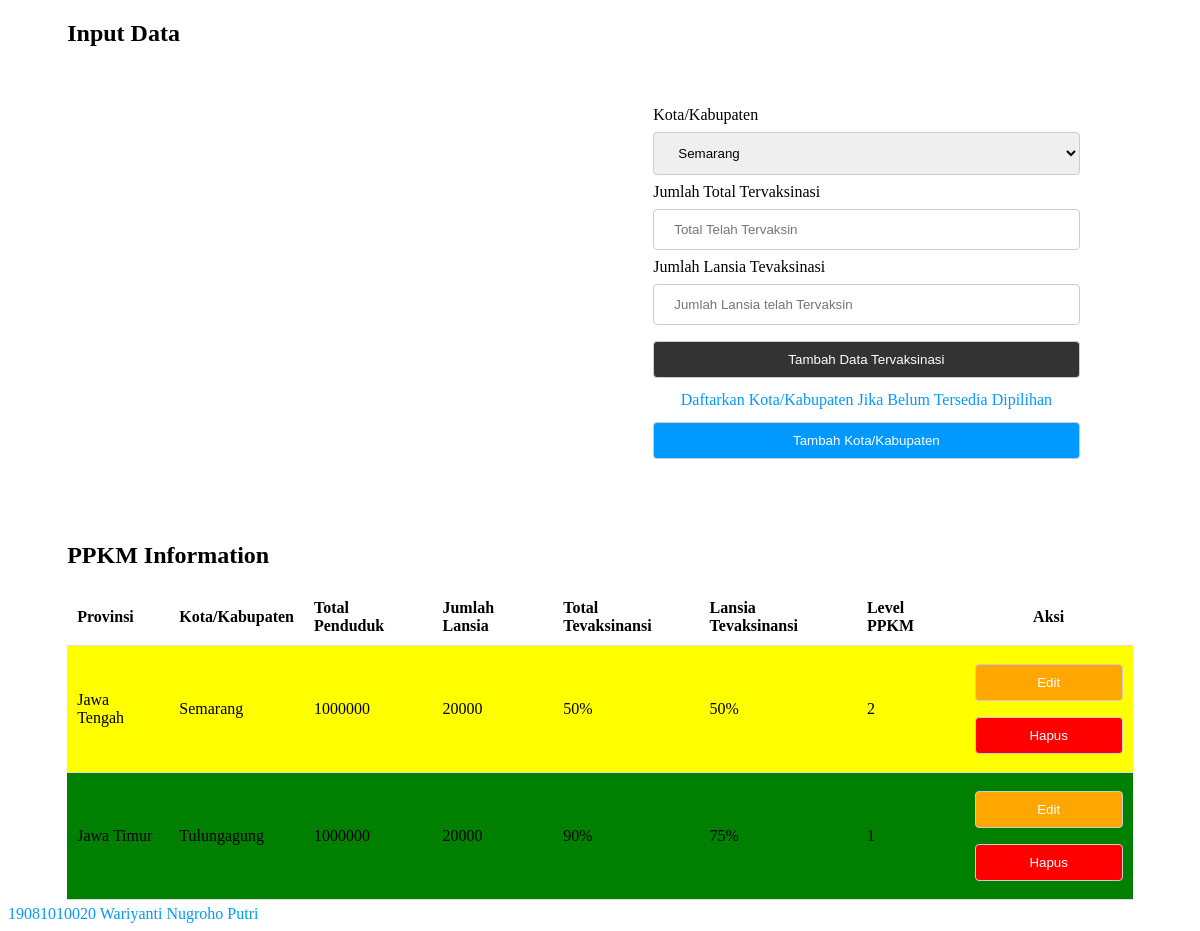
The page / on the database its author committed.
### tables this page shows
CREATE TABLE `kabupaten_kota` (
  `id_kab_kota` int(10) UNSIGNED NOT NULL,
  `id_provinsi` int(10) UNSIGNED NOT NULL,
  `nama_kab_kota` varchar(200) DEFAULT NULL,
  `jml_total_penduduk` double DEFAULT NULL,
  `jml_lansia` double DEFAULT NULL
);

CREATE TABLE `provinsi` (
  `id_provinsi` int(10) UNSIGNED NOT NULL,
  `nama_provinsi` varchar(200) DEFAULT NULL
);

CREATE TABLE `vaksinasi` (
  `id_vaksinasi` int(10) UNSIGNED NOT NULL,
  `id_kab_kota` int(10) UNSIGNED NOT NULL,
  `jml_total_vaksinasi` double DEFAULT NULL,
  `jml_lansia_vaksinasi` double DEFAULT NULL
);

### index.php (the view, shortened to what this page needs)
<?php
include "connection.php";
?>
<!DOCTYPE html>
<html lang="en">
<head>
    <link rel="stylesheet" type="text/css" href="assets/style.css">
</head>
<body>
      <section>
        <div class="container">
            <h2>Input Data</h2>
            <div class="row">
              <div class="column-2">
              </div>
              <div class="column-2">
                <form method="POST">
                  <label>Kota/Kabupaten</label>
                  <select name="kota" id="kota" class="dropdown">
                  <?php
                  $queryDataKota = mysqli_query($connect,"SELECT * FROM kabupaten_kota");
                  while($showDataKota = mysqli_fetch_array($queryDataKota)){
                    $idKota = $showDataKota['id_kab_kota'];
                    $namaKota = $showDataKota['nama_kab_kota'];
                  ?>
                    <option value="<?=$idKota?>"><?= $namaKota;?></option>
                  <?php
                  } ?>
                  </select>
                  <label>Jumlah Total Tervaksinasi</label>
                  <input placeholder="Total Telah Tervaksin" name="totalPendudukTervaksin" type="text">
                  <label>Jumlah Lansia Tevaksinasi</label>
                  <input  placeholder="Jumlah Lansia telah Tervaksin" name="jumlahLansiaTervaksin" type="text">
                  <a href="index.html">
                    <button class="button button1" name="tambahDataTervaksin">Tambah Data Tervaksinasi</button>
                 </a>
                </form>
                <p style="text-align: center;">Daftarkan Kota/Kabupaten Jika Belum Tersedia Dipilihan</p>
                <a href="inputDataKota.php">
                    <button class="button button2" name="tambahProject">Tambah Kota/Kabupaten</button>
                 </a>
              </div>
            </div>
          </div>
      </section>
      <br>
      <br>
      <section>
        <div class="container">
            <h2>PPKM Information</h2>
            <div class="row">
              <table>
                  <tr>
                      <th class="colT-1">Provinsi</th>
                      <th class="colT-1">Kota/Kabupaten</th>
                      <th class="colT-3">Total Penduduk</th>
                      <th class="colT-1">Jumlah Lansia</th>
                      <th class="colT-1">Total Tevaksinansi</th>
                      <th class="colT-1">Lansia Tevaksinansi</th>
                      <th class="colT-1">Level PPKM</th>
                      <th class="colT-1" style="text-align: center;">Aksi</th>
                  </tr>
                  <?php
                  $queryDataVaksinasi = mysqli_query($connect,"SELECT *
                                                              FROM kabupaten_kota
                                                              JOIN provinsi
                                                              ON kabupaten_kota.id_provinsi = provinsi.id_provinsi
                                                              JOIN vaksinasi
                                                              ON vaksinasi.id_kab_kota= kabupaten_kota.id_kab_kota");
                  while($showDataVaksinasi = mysqli_fetch_array($queryDataVaksinasi)){
                    $provinsi = $showDataVaksinasi['nama_provinsi'];
                    $kota = $showDataVaksinasi['nama_kab_kota'];
                    $totalPenduduk = $showDataVaksinasi['jml_total_penduduk'];
                    $jumlahLansia = $showDataVaksinasi['jml_lansia'];
                    $totalVaksinasi = $showDataVaksinasi['jml_total_vaksinasi'];
                    $jumlahLansiaVaksinasi = $showDataVaksinasi['jml_lansia_vaksinasi'];
                    $persenTotalVaksin = $totalVaksinasi / $totalPenduduk * 100;
                    $persenLansiaVaksin = $jumlahLansiaVaksinasi / $jumlahLansia * 100;
                  if($persenTotalVaksin>=50 && $persenTotalVaksin<70 && $persenLansiaVaksin>=40 && $persenLansiaVaksin<60 ){
                  ?>
                  <tr class="kuning">
                      <td class="colT-1"><?= $provinsi?></td>
                      <td class="colT-1"><?= $kota?></td>
                      <td class="colT-3"><?= $totalPenduduk?></td>
                      <td class="colT-3"><?= $jumlahLansia?></td>
                      <td class="colT-3"><?= $persenTotalVaksin?>%</td>
                      <td class="colT-3"><?= $persenLansiaVaksin?>%</td>
                      <td class="colT-3">2</td>
                      <td class="colT-1">
                      <a <?php echo "href='updateDataVaksinasi.php?id_kab_kota=$showDataVaksinasi[id_kab_kota]'";?>><button class="button buttonEdit">Edit</button></a>
                          <a <?php echo "href='deleteProcess.php?id_kab_kota=$showDataVaksinasi[id_kab_kota]'";?>>
                            <button class="button buttonHapus">Hapus</button>
                        </a>
                      </td>
                  </tr>
                  <?php } else if( $persenTotalVaksin>=70 && $persenLansiaVaksin>=60){?>
                    <tr class="hijau">
                      <td class="colT-1"><?= $provinsi?></td>
                      <td class="colT-1"><?= $kota?></td>
                      <td class="colT-3"><?= $totalPenduduk?></td>
                      <td class="colT-3"><?= $jumlahLansia?></td>
                      <td class="colT-3"><?= $persenTotalVaksin?>%</td>
                      <td class="colT-3"><?= $persenLansiaVaksin?>%</td>
                      <td class="colT-3">1</td>
                      <td class="colT-1">
                      <a <?php echo "href='updateDataVaksinasi.php?id_kab_kota=$showDataVaksinasi[id_kab_kota]'";?>><button class="button buttonEdit">Edit</button></a>
                          <a <?php echo "href='deleteProcess.php?id_kab_kota=$showDataVaksinasi[id_kab_kota]'";?>>
                            <button class="button buttonHapus">Hapus</button>
                        </a>
                      </td>
                  </tr>
                  <?php } ?>
                <?php } ?>
              </table>
            </div>
        </div>
    </section>
    <p>19081010020 Wariyanti Nugroho Putri</p>
</body>
</html>

### assets/style.css (style rules this page uses)
a { width: 100%; }
p { color:rgb(0, 153, 255); margin:5px auto; }
.container { width: 90%; margin: auto ; }
.row { display: flex; flex-direction: row; justify-content: space-around; flex-flow: wrap; }
.column-2 { width: 40%; padding:20px; margin-bottom: 0; }
input[type=text] { width: 100%; padding: 12px 20px; margin: 8px 0; display: inline-block; border: 1px solid #ccc; border-radius: 4px; box-sizing: border-box; }
.dropdown { width: 100%; padding: 12px 20px; margin: 8px 0; display: inline-block; border: 1px solid #ccc; border-radius: 4px; box-sizing: border-box; }
.button { width: 100%; padding: 5px 10px; margin: 8px 0; display: inline-block; border: 1px solid #ccc; border-radius: 4px; box-sizing: border-box; }
.button1 { background-color: #333333; padding:10px 20px; color: rgb(255, 255, 255); }
.button2 { background-color: rgb(0, 153, 255); padding:10px 20px; color: rgb(255, 255, 255); }
.buttonEdit { background-color: rgb(255, 166, 0); padding:10px 20px; color: rgb(255, 255, 255); }
.buttonHapus { background-color: rgb(255, 0, 0); padding:10px 20px; color: rgb(255, 255, 255); }
table { border-collapse: collapse; width: 100%; }
th, td { padding: 10px; text-align: left; border-bottom: 1px solid #ddd; }
.colT-1 { max-width: 200px; }
.colT-3 { max-width: 400px; }
.hijau { background-color:green; }
.kuning { background-color:yellow; }

### rows shown on the page
kabupaten_kota: id_provinsi.nama_provinsi "Jawa Tengah", nama_kab_kota "Semarang", jml_total_penduduk "1000000", jml_lansia "20000", jml_total_penduduk.jml_total_vaksinasi "50", jml_lansia.jml_lansia_vaksinasi "50"
kabupaten_kota: id_provinsi.nama_provinsi "Jawa Timur", nama_kab_kota "Tulungagung", jml_total_penduduk "1000000", jml_lansia "20000", jml_total_penduduk.jml_total_vaksinasi "90", jml_lansia.jml_lansia_vaksinasi "75"

### other values the page prints
form field kota "Semarang"
